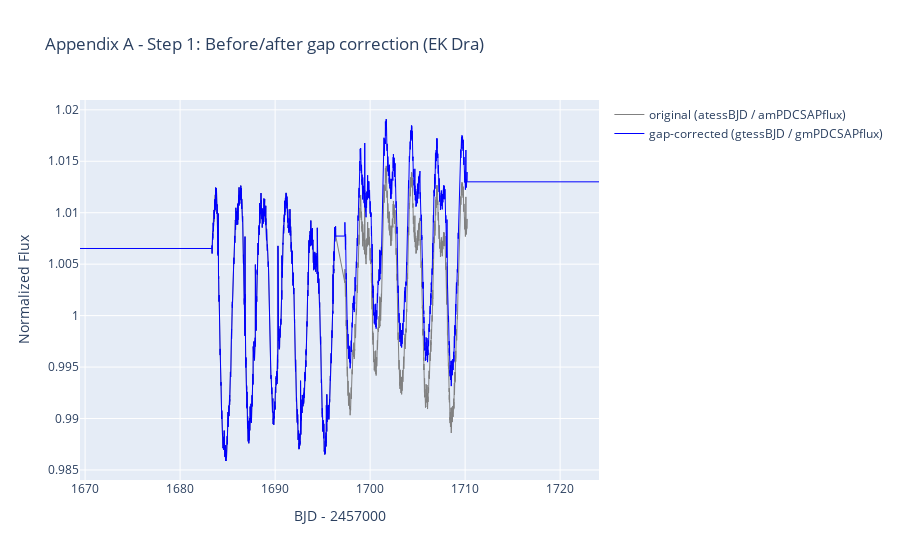

The cell this chart's notebook holds for it:
### Code cell
# Appendix A: Step 1 - ギャップ補正の効果を見る
if "debug_detector" not in globals():
    print("先に Appendix A の Step 0 セルを実行して debug_detector を作成してください。")
else:
    debug_detector.apply_gap_correction()

    fig_gap = go.Figure()
    fig_gap.add_trace(
        go.Scatter(
            x=debug_detector.atessBJD,
            y=debug_detector.amPDCSAPflux,
            mode="lines",
            name="original (atessBJD / amPDCSAPflux)",
            line=dict(color="gray", width=1),
        )
    )
    fig_gap.add_trace(
        go.Scatter(
            x=debug_detector.gtessBJD,
            y=debug_detector.gmPDCSAPflux,
            mode="lines",
            name="gap-corrected (gtessBJD / gmPDCSAPflux)",
            line=dict(color="blue", width=1),
        )
    )
    fig_gap.update_layout(
        title="Appendix A - Step 1: Before/after gap correction (EK Dra)",
        xaxis_title="BJD - 2457000",
        yaxis_title="Normalized Flux",
    )
    fig_gap.show()

### Figure 1 — Plotly figure (JSON) as saved in the notebook; plotly's stock layout.template omitted (floating-point values rounded to 4 significant figures; data arrays with more than 128 entries replaced by an {"elided": "..."} marker saying what was removed)
{"data": [{"line": {"color": "gray", "width": 1}, "mode": "lines", "name": "original (atessBJD / amPDCSAPflux)", "type": "scatter", "x": {"elided": "18522 float values"}, "y": {"elided": "18522 float values"}}, {"line": {"color": "blue", "width": 1}, "mode": "lines", "name": "gap-corrected (gtessBJD / gmPDCSAPflux)", "type": "scatter", "x": {"elided": "38522 float values"}, "y": {"elided": "38522 float values"}}], "layout": {"title": {"text": "Appendix A - Step 1: Before/after gap correction (EK Dra)"}, "xaxis": {"title": {"text": "BJD - 2457000"}}, "yaxis": {"title": {"text": "Normalized Flux"}}}}
